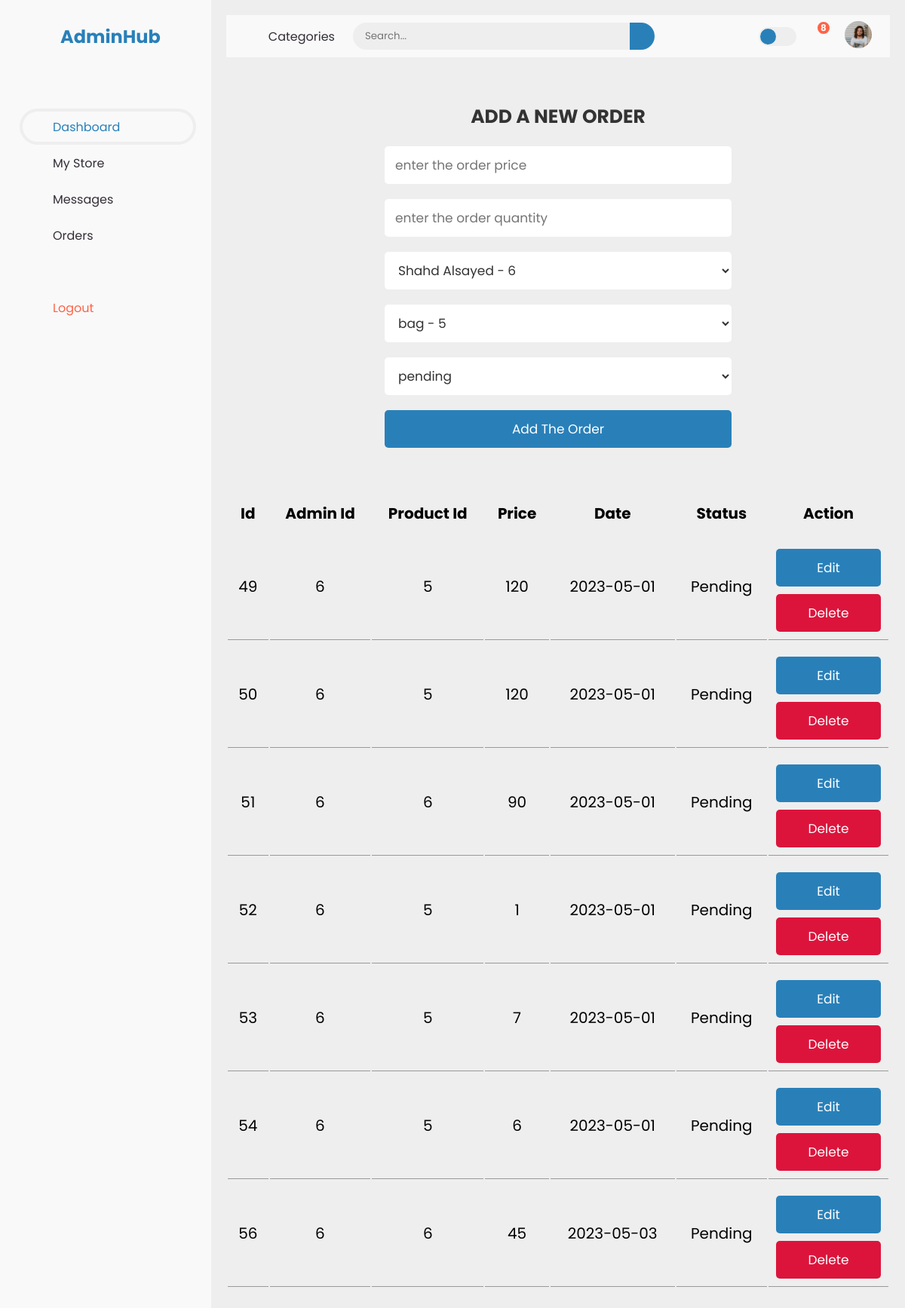
Screenshot of /admin/orders.php (signed in) with the database file from the repository.
### tables this page shows
CREATE TABLE `orders` (
  `id` int(100) NOT NULL,
  `user_id` int(100) NOT NULL,
  `productId` int(255) NOT NULL,
  `price` int(255) NOT NULL,
  `date` date NOT NULL,
  `status` int(1) NOT NULL DEFAULT 0,
  `quantity` int(11) DEFAULT 1
);

### admin/orders.php (the view, shortened to what this page needs)
<?php
	include 'functions.php';
	$sqlAdmins = "SELECT * FROM users WHERE admin = '1'";
    $adminsStmt = $conn->query($sqlAdmins);
	$admins = $adminsStmt->fetchAll(PDO::FETCH_ASSOC);
	$sqlProducts = "SELECT * FROM products";
    $productsStmt = $conn->query($sqlProducts);
	$products = $productsStmt->fetchAll(PDO::FETCH_ASSOC);
    ?>
<!DOCTYPE html>
<html lang="en">
<head>
	<link href='/public/css/boxicons.min.css' rel='stylesheet'>
	<link rel="stylesheet" href="../public/css/admin.css">
	<link rel="stylesheet" href="../public/css/mystore.css">
</head>
<body>
	<section id="sidebar">
		<a href="#" class="brand">
			<i class='bx bxs-smile'></i>
			<span class="text">AdminHub</span>
		</a>
		<ul class="side-menu top">
			<li class="active">
				<a href="index.php">
					<i class='bx bxs-dashboard' ></i>
					<span class="text">Dashboard</span>
				</a>
			</li>
			<li>
				<a href="mystore.php">
					<i class='bx bxs-shopping-bag-alt' ></i>
					<span class="text">My Store</span>
				</a>
			</li>
			<li>
				<a href="messages.php">
					<i class='bx bxs-message-dots' ></i>
					<span class="text">Messages</span>
				</a>
			</li>
			<li>
				<a href="orders.php">
					<i class='bx bxs-group' ></i>
					<span class="text">Orders</span>
				</a>
			</li>
		</ul>
		<ul class="side-menu">
			<li>
				<a href="/logout.php" class="logout">
					<i class='bx bxs-log-out-circle' ></i>
					<span class="text">Logout</span>
				</a>
			</li>
		</ul>
	</section>
	<section id="content">
		<nav>
			<i class='bx bx-menu' ></i>
			<a href="#" class="nav-link">Categories</a>
			<form action="#">
				<div class="form-input">
					<input type="search" placeholder="Search...">
					<button type="submit" class="search-btn"><i class='bx bx-search' ></i></button>
				</div>
			</form>
			<label for="switch-mode" class="switch-mode"></label>
			<a href="#" class="notification">
				<i class='bx bxs-bell' ></i>
				<span class="num">8</span>
			</a>
			<a href="#" class="profile">
				<img src="../public/imgs/people.png">
			</a>
		</nav>
		<div class="container">
			<section>
				<form action="<?php $_SERVER['PHP_SELF']?>" method="post" class="add-product-form" enctype ="multipart/form-data">
					<h3>Add a new order</h3>
					<input type="number" name="price" placeholder="enter the order price" class="box" required>
					<input type="number" name="quantity" placeholder="enter the order quantity" class="box" required>
					<select class="box" name="admin" aria-label="Admins" required>
                        <?php
                            if($admins) {
                                foreach($admins as $admin) {
                                    if($admin['id'] == $_SESSION['id']) {
                                        echo "<option value='{$_SESSION['id']}' selected>{$_SESSION['name']} - {$_SESSION['id']}</option>";
                                    }else{
                                        echo "<option value='{$admin['id']}'>{$admin['name']} - {$admin['id']}</option>";
                                    }
                                }
                            }
                        ?>
                    </select>
					<select class="box" name="product" aria-label="Products" required>
                        <?php
                            if($products) {
                                foreach($products as $product) {
                                    echo "<option value='{$product['id']}'>{$product['name']} - {$product['id']}</option>";
                                }
                            }
                        ?>
                    </select>
					<select class="box" name="status" aria-label="status" required>
                        <option value="0" selected>pending</option>
                    </select>
					<input type="submit" value="Add the order" name="add_order" class="btn">
				</form>
			</section>
		</div>
		<?php
		$query = "SELECT * FROM orders";
		$select = $conn->query($query);
		?>
		<div class="product-display">
			<table class="product-display-table">
				<thead>
					<tr>
						<th>Id</th>
						<th>Admin id</th>
						<th>Product id</th>
						<th>Price</th>
						<th>Date</th>
						<th>Status</th>
						<th colspan="2">action</th>
					</tr>
					<?php
					while($row = $select->fetch(PDO::FETCH_ASSOC)){
					?>
					<tr style="text-align: center;">
						<td><?= $row['id']?></td>
						<td><?php echo $row['user_id'];?></td>
						<td><?php echo $row['productId'];?></td>
						<td><?php echo $row['price'];?></td>
						<td><?php echo $row['date'];?></td>
						<td><?php ($row['status'] == 1) ? print "Approved" : print "Pending"?></td>
						<td>
							<a href="order_update.php?edit=<?php echo $row['id'];?>" class="btn"><i class="fas fa-edit"></i>edit</a>
							<a href="order_update.php?delete=<?php echo $row['id'];?>" class="btn"><i class="fas fa-trash"></i>delete</a>
						</td>
					</tr>
					<?php };?>
				</thead>
			</table>
		</div>
	</section>
</body>
</html>

### public/css/mystore.css (style rules this page uses)
:root { --blue:#2980b9; --red:tomato; --orange:orange; --black:#333; --white:#fff; --bg-color:#eee; --dark-bg:rgba(0,0,0,.7); --box-shadow:0 .5rem 1rem rgba(0,0,0,.1); --border:.1rem solid #999; }
* { font-family: 'Poppins', sans-serif; margin:0; padding:0; box-sizing: border-box; outline: none; border:none; text-decoration: none; text-transform: capitalize; }
html { font-size: 62.5%; overflow-x: hidden; }
.btn, .option-btn, .delete-btn { display: block; width: 100%; text-align: center; background-color: var(--blue); color:var(--white); font-size: 1.7rem; padding:1.2rem 3rem; border-radius: .5rem; cursor: pointer; margin-top: 1rem; }
.product-display { margin: 2rem 0; overflow-y: scroll; }
.product-display .product-display-table { width:100% }
.product-display .product-display-table thead { padding:1rem; font-size:2rem; background: #eee; }
.product-display .product-display-table th { padding:1rem; font-size:2rem; }
.product-display .product-display-table td { padding:1rem; font-size:2rem; border-bottom: var(--border); }
.product-display .product-display-table .btn:last-child { background: crimson; }
.add-product-form { max-width: 50rem; background-color: var(--bg-color); border-radius: .5rem; padding:2rem; margin:0 auto; margin-top: 2rem; }
.add-product-form h3 { font-size: 2.5rem; margin-bottom: 1rem; color:var(--black); text-transform: uppercase; text-align: center; }
.add-product-form .box { text-transform: none; padding:1.2rem 1.4rem; font-size: 1.7rem; color:var(--black); border-radius: .5rem; background-color: var(--white); margin:1rem 0; width: 100%; }

### rows the page displays
orders: id "49", user "6", productId "5", price "120", date "2023-05-01"
orders: id "50", user "6", productId "5", price "120", date "2023-05-01"
orders: id "51", user "6", productId "6", price "90", date "2023-05-01"
orders: id "52", user "6", productId "5", price "1", date "2023-05-01"
orders: id "53", user "6", productId "5", price "7", date "2023-05-01"
orders: id "54", user "6", productId "5", price "6", date "2023-05-01"
orders: id "56", user "6", productId "6", price "45", date "2023-05-03"

### other values shown
form field admin "Shahd Alsayed - 6"
form field product "bag - 5"
